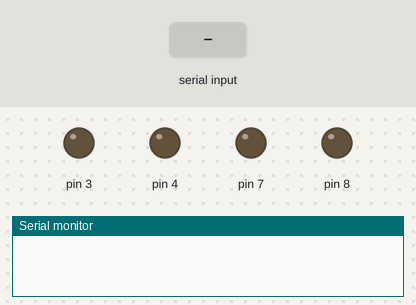
The sketch below on a simulated Arduino Uno, built with avr-gcc and run on an emulated ATmega328P. Parts: output pins drawn as LEDs (lit = HIGH), the last lines printed to the serial monitor. The test bench sets the inputs (shaded band).

Above: at 1.2 s.
1.3 s: "go" received over the second serial link
At 1.6 s:
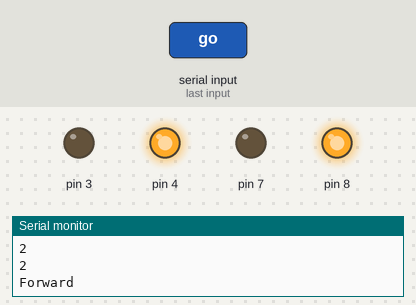
2.8 s: "back" received over the second serial link
At 3.4 s:
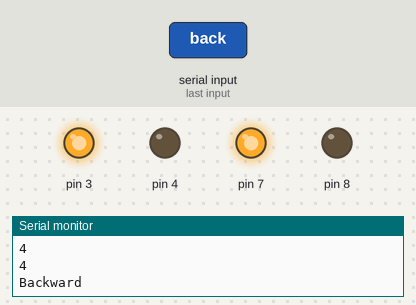
4.3 s: "up" received over the second serial link
At 5.1 s:
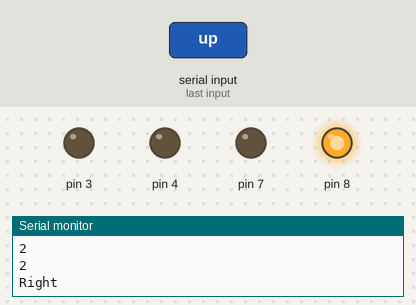
5.8 s: "on" received over the second serial link
At 6.2 s:
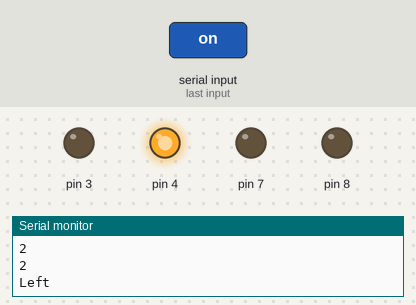
Timing chart, 0 to 8.3 s (numbered marks = the images above; inputs shaded):
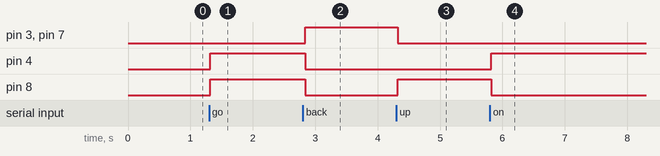

Measured:
- after the input at 1.3 s, pin 4, pin 8: LOW → HIGH at once
- after the input at 2.8 s, pin 3, pin 7: LOW → HIGH at once; pin 4, pin 8: HIGH → LOW at once
- after the input at 4.3 s, pin 3, pin 7: HIGH → LOW at once; pin 8: LOW → HIGH at once
- after the input at 5.8 s, pin 4: LOW → HIGH at once; pin 8: HIGH → LOW at once

The sketch:

robot_sound_command.ino
```cpp
#include <SoftwareSerial.h>

SoftwareSerial BT(10, 11); //TX, RX respetively
String readvoice;
String tempreadvoice;
void setup() {
 BT.begin(9600);
 Serial.begin(9600);
  pinMode(8, OUTPUT);
  pinMode(4, OUTPUT);
  pinMode(3, OUTPUT);
  pinMode(7, OUTPUT);

}
//-----------------------------------------------------------------------//
void loop() {
  while (BT.available()){  //Check if there is an available byte to read
  delay(10); //Delay added to make thing stable
  char c = BT.read(); //Conduct a serial read
  readvoice += c; //build the string- "forward", "reverse", "left" and "right"
  }
  if (readvoice.length() > 0) {
    Serial.println(readvoice);
    Serial.println(readvoice.length());
    readvoice.trim();
    Serial.println(readvoice.length());

  if(readvoice == "go")
  {
    Serial.println("Forward");
    digitalWrite(8, HIGH);
    digitalWrite (4, HIGH);
    digitalWrite(3,LOW);
    digitalWrite(7,LOW);
    delay(100);
  }

  else if(readvoice == "back")
  {
    Serial.println("Backward");
    digitalWrite(8, LOW);
    digitalWrite(4, LOW);
    digitalWrite(3, HIGH);
    digitalWrite(7,HIGH);
    delay(100);
  }

  else if (readvoice == "up")
  {
    Serial.println("Right");
    digitalWrite (8,HIGH);
    digitalWrite (4,LOW);
    digitalWrite (3,LOW);
    digitalWrite (7,LOW);
    delay (100);

  }

 else if ( readvoice == "on")
 {
  Serial.println("Left");
   digitalWrite (8, LOW);
   digitalWrite (4, HIGH);
   digitalWrite (3, LOW);
   digitalWrite (7, LOW);
   delay (100);
 }

 else if (readvoice == "hello")
 {
  Serial.println("Stop");
   digitalWrite (8, LOW);
   digitalWrite (4, LOW);
   digitalWrite (3, LOW);
   digitalWrite (7, LOW);
   delay (100);
 }

readvoice="";}} //Reset the variable
```
